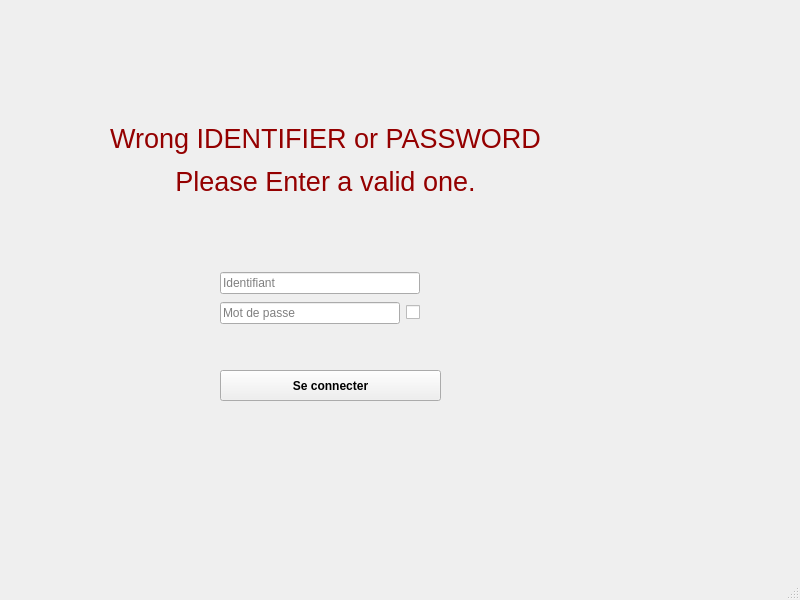
<?xml version="1.0" encoding="UTF-8"?>
<ui version="4.0">
 <class>login</class>
 <widget class="QMainWindow" name="login">
  <property name="geometry">
   <rect>
    <x>0</x>
    <y>0</y>
    <width>800</width>
    <height>600</height>
   </rect>
  </property>
  <property name="windowTitle">
   <string>login</string>
  </property>
  <widget class="QWidget" name="centralwidget">
   <widget class="QPushButton" name="connecter">
    <property name="geometry">
     <rect>
      <x>220</x>
      <y>370</y>
      <width>221</width>
      <height>31</height>
     </rect>
    </property>
    <property name="font">
     <font>
      <pointsize>9</pointsize>
      <weight>75</weight>
      <bold>true</bold>
     </font>
    </property>
    <property name="toolTip">
     <string>&lt;html&gt;&lt;head/&gt;&lt;body&gt;&lt;p&gt;Veuillez saisir votre identifiant et mot de passe pour vous connecter.&lt;/p&gt;&lt;/body&gt;&lt;/html&gt;</string>
    </property>
    <property name="toolTipDuration">
     <number>0</number>
    </property>
    <property name="statusTip">
     <string/>
    </property>
    <property name="styleSheet">
     <string notr="true">connecter{
qlineargradient(spread:pad, x1:0, y1:0, x2:1, y2:0, stop:0 rgba(255, 0, 0, 255), stop:0.166 rgba(255, 255, 0, 255), stop:0.333 rgba(0, 255, 0, 255), stop:0.5 rgba(0, 255, 255, 255), stop:0.666 rgba(0, 0, 255, 255), stop:0.833 rgba(255, 0, 255, 255), stop:1 rgba(255, 0, 0, 255))
}</string>
    </property>
    <property name="text">
     <string>Se connecter</string>
    </property>
   </widget>
   <widget class="QWidget" name="layoutWidget">
    <property name="geometry">
     <rect>
      <x>220</x>
      <y>270</y>
      <width>200</width>
      <height>56</height>
     </rect>
    </property>
    <layout class="QVBoxLayout" name="verticalLayout">
     <item>
      <layout class="QHBoxLayout" name="horizontalLayout">
       <item>
        <widget class="QLineEdit" name="identifier">
         <property name="placeholderText">
          <string>Identifiant</string>
         </property>
        </widget>
       </item>
      </layout>
     </item>
     <item>
      <layout class="QHBoxLayout" name="horizontalLayout_2">
       <item>
        <widget class="QLineEdit" name="password">
         <property name="contextMenuPolicy">
          <enum>Qt::PreventContextMenu</enum>
         </property>
         <property name="echoMode">
          <enum>QLineEdit::Password</enum>
         </property>
         <property name="placeholderText">
          <string>Mot de passe</string>
         </property>
        </widget>
       </item>
       <item>
        <widget class="QCheckBox" name="showpassword">
         <property name="toolTip">
          <string>&lt;html&gt;&lt;head/&gt;&lt;body&gt;&lt;p&gt;Show password&lt;/p&gt;&lt;/body&gt;&lt;/html&gt;</string>
         </property>
         <property name="text">
          <string/>
         </property>
        </widget>
       </item>
      </layout>
     </item>
    </layout>
   </widget>
   <widget class="QLabel" name="Wrongpassword">
    <property name="geometry">
     <rect>
      <x>100</x>
      <y>60</y>
      <width>451</width>
      <height>201</height>
     </rect>
    </property>
    <property name="text">
     <string>&lt;html&gt;&lt;head/&gt;&lt;body&gt;&lt;p align=&quot;center&quot;&gt;&lt;span style=&quot; font-size:20pt; color:#940000;&quot;&gt;Wrong IDENTIFIER or PASSWORD&lt;/span&gt;&lt;/p&gt;&lt;p align=&quot;center&quot;&gt;&lt;span style=&quot; font-size:20pt; color:#940000;&quot;&gt;Please Enter a valid one.&lt;/span&gt;&lt;/p&gt;&lt;/body&gt;&lt;/html&gt;</string>
    </property>
   </widget>
   <zorder>layoutWidget</zorder>
   <zorder>connecter</zorder>
   <zorder>Wrongpassword</zorder>
  </widget>
  <widget class="QMenuBar" name="menubar">
   <property name="geometry">
    <rect>
     <x>0</x>
     <y>0</y>
     <width>800</width>
     <height>20</height>
    </rect>
   </property>
  </widget>
  <widget class="QStatusBar" name="statusbar"/>
 </widget>
 <resources/>
 <connections/>
</ui>
